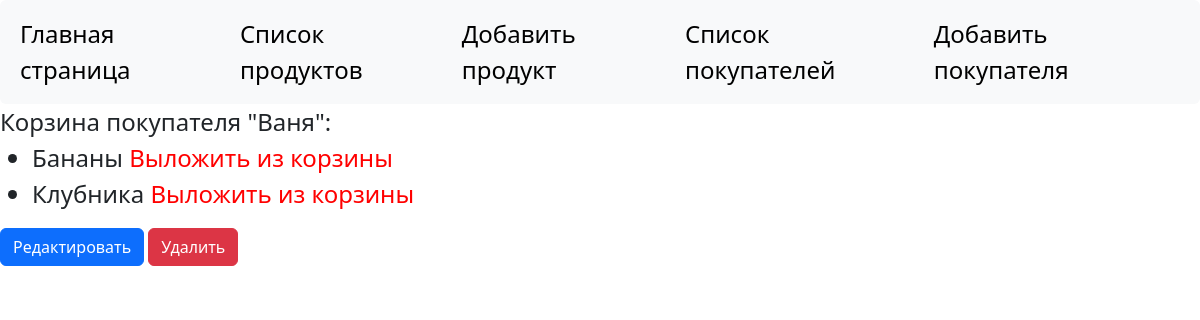
The page /buyer/1/ on the database its author committed.
### modelsapp/models.py (models this page shows, shortened)
class Buyer(models.Model):
    name = models.CharField(max_length=50, verbose_name="Имя покупателя")
    products = models.ManyToManyField(Product, verbose_name="Продукты")
    class Meta:
        verbose_name = 'Покупатели'
        verbose_name_plural = "Покупатели"

class Product(models.Model):
    name = models.CharField(max_length=100, verbose_name="Название продукта", unique=True)
    expiration_date = models.DateField(verbose_name="Срок годности", null=True, blank=True)
    provider = models.ForeignKey(Provider, on_delete=models.SET_NULL, null=True, verbose_name="Поставщик")
    price = models.DecimalField(max_digits=100, decimal_places=2, verbose_name="Цена")
    class Meta:
        verbose_name = "Продукты"
        verbose_name_plural = "Продукты"

### modelsapp/views.py (the view)
# urls.py: path('buyer/<int:buyer_pk>/', detail_buyer_view, name="buyer"),
def detail_buyer_view(request, buyer_pk):
    buyer = get_object_or_404(Buyer, pk=buyer_pk)
    products = buyer.products.all()
    context = {'title': f'Покупатель - {buyer.name}',
               'buyer': buyer,
               'products': products,
               }
    return render(request, 'modelsapp/detail_buyer.html', context=context)

### modelsapp/templatetags/bd_tags.py (called while the page is built)
@register.simple_tag()
def get_menu():
    menu = [{'title': 'Главная страница', 'url_name': 'modelsapp:home'},
            {'title': 'Список продуктов', 'url_name': 'modelsapp:list_products'},
            {'title': 'Добавить продукт', 'url_name': 'modelsapp:add_product'},
            {'title': 'Список покупателей', 'url_name': 'modelsapp:list_buyers'},
            {'title': 'Добавить покупателя', 'url_name': 'modelsapp:add_buyer'},
            ]
    return menu

### modelsapp/templates/modelsapp/detail_buyer.html
{% extends 'modelsapp/base.html' %}
{% block content %}
<span style="font-size: 24px">Корзина покупателя "{{buyer.name}}":</span>
{% if products %}
	<ul style="font-size: 24px;">
		{% for p in products %}
		<li>{{ p.name }} <a href="{% url 'modelsapp:delete_product' buyer.pk p.pk %}" style="text-decoration:none;color:red;"> Выложить из корзины</a></li>
		{% endfor %}
	</ul>
{% else %}
	<h2>Корзина пуста</h2>
{% endif %}
<a href="{% url 'modelsapp:update_buyer' buyer.pk %}" class="btn btn-primary">Редактировать</a>
<a href="{% url 'modelsapp:delete_buyer' buyer.pk %}" class="btn btn-danger">Удалить</a>
{% endblock %}

### rows shown on the page
Buyer: name "Ваня"
Product: name "Бананы"
Product: name "Клубника"

### other values the page prints
{{ m.title }} "Главная страница" "Список продуктов" "Добавить продукт" "Список покупателей" "Добавить покупателя"
